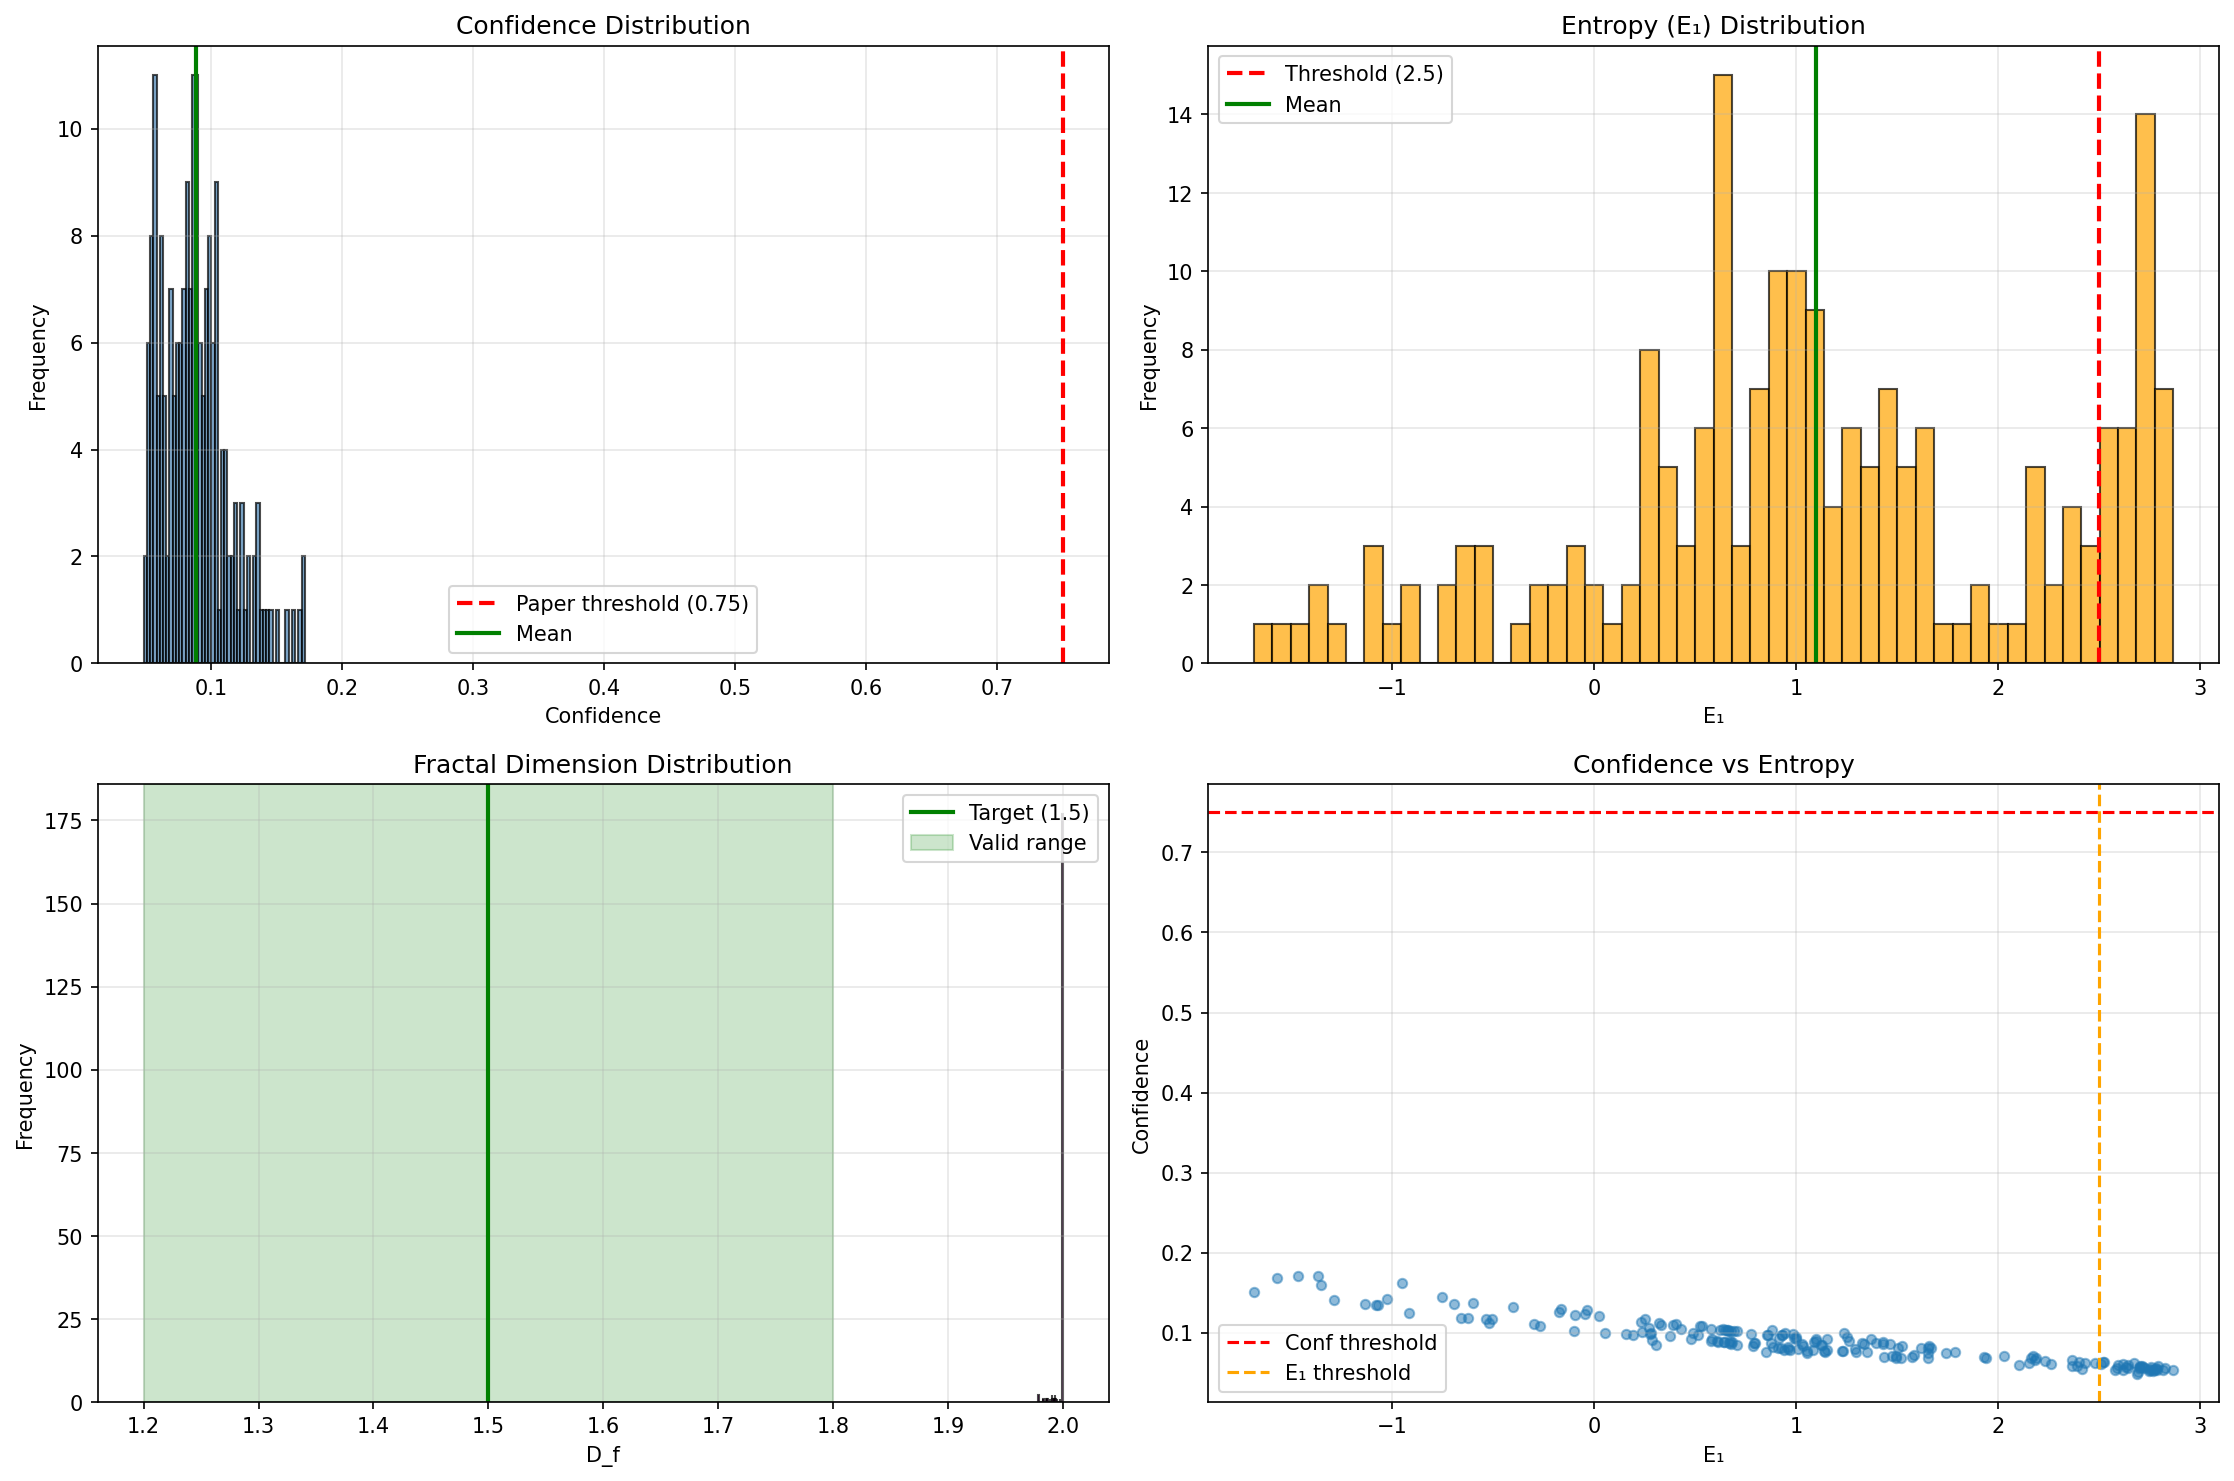

Write the Python code that produced this figure.
"""
AEGFM-Ω Diagnostic - What confidence levels does it actually produce?
"""

import numpy as np
import pandas as pd
from scipy.special import erf
import matplotlib.pyplot as plt
from aegfm_full_implementation import (
    AEGFMOmega, PathSignature, EntropicFlowEngine
)

def diagnostic_run():
    """Run diagnostic to see what signals the framework actually generates"""
    print("=" * 70)
    print("AEGFM-Ω DIAGNOSTIC - Signal Quality Analysis")
    print("=" * 70)

    aegfm = AEGFMOmega(initial_capital=100000, leverage=10)

    print("\nGenerating market data...")
    prices = aegfm.generate_market_data(n_points=10000, regime_changes=True)
    print(f"Generated {len(prices):,} price bars\n")

    print("Scanning all signals to understand confidence distribution...\n")

    # Collect all signals
    signals = []
    lookback = 150

    for idx in range(lookback, len(prices) - 100, 50):  # Sample every 50 bars
        window = prices[max(0, idx - 100):idx]

        if len(window) < 50:
            continue

        try:
            confidence, E1, D_f, sig = aegfm.compute_confidence(prices[:idx])

            signals.append({
                'idx': idx,
                'confidence': confidence,
                'E1': E1,
                'D_f': D_f,
                'entropy_ok': E1 < 2.5,
                'fractal_ok': abs(D_f - 1.5) < 0.3,
                'confidence_ok': confidence >= 0.75,
                'all_pass': (E1 < 2.5) and (abs(D_f - 1.5) < 0.3) and (confidence >= 0.75)
            })
        except:
            continue

    df = pd.DataFrame(signals)

    print(f"Collected {len(df)} signal samples")
    print("\n" + "=" * 70)
    print("SIGNAL STATISTICS")
    print("=" * 70)

    print(f"\n📊 CONFIDENCE DISTRIBUTION:")
    print(f"   Mean:        {df['confidence'].mean():.4f}")
    print(f"   Median:      {df['confidence'].median():.4f}")
    print(f"   Std:         {df['confidence'].std():.4f}")
    print(f"   Min:         {df['confidence'].min():.4f}")
    print(f"   Max:         {df['confidence'].max():.4f}")
    print(f"   25th pctl:   {df['confidence'].quantile(0.25):.4f}")
    print(f"   75th pctl:   {df['confidence'].quantile(0.75):.4f}")
    print(f"   95th pctl:   {df['confidence'].quantile(0.95):.4f}")
    print(f"   99th pctl:   {df['confidence'].quantile(0.99):.4f}")

    print(f"\n📊 ENTROPY (E₁):")
    print(f"   Mean:        {df['E1'].mean():.4f}")
    print(f"   Threshold:   2.5")
    print(f"   % Passing:   {df['entropy_ok'].mean():.2%}")

    print(f"\n📊 FRACTAL DIMENSION (D_f):")
    print(f"   Mean:        {df['D_f'].mean():.4f}")
    print(f"   Target:      1.5 ± 0.3")
    print(f"   % Passing:   {df['fractal_ok'].mean():.2%}")

    print(f"\n📊 FILTER PASS RATES:")
    print(f"   Confidence >= 0.75:  {df['confidence_ok'].mean():.2%}")
    print(f"   E₁ < 2.5:            {df['entropy_ok'].mean():.2%}")
    print(f"   |D_f - 1.5| < 0.3:   {df['fractal_ok'].mean():.2%}")
    print(f"   ALL THREE:           {df['all_pass'].mean():.2%}")

    # Find viable threshold
    print(f"\n🔍 VIABLE THRESHOLD ANALYSIS:")
    for threshold in [0.50, 0.55, 0.60, 0.65, 0.70, 0.75, 0.80]:
        viable = df[df['confidence'] >= threshold]
        if len(viable) > 0:
            pass_rate = len(viable) / len(df)
            print(f"   Confidence >= {threshold:.2f}:  {pass_rate:>6.2%} of signals "
                  f"({len(viable):>4d} signals)")

    # Now run with adjusted threshold
    print(f"\n{'=' * 70}")
    print("RUNNING BACKTEST WITH ADJUSTED THRESHOLD")
    print("=" * 70)

    # Find the 25th percentile confidence to get enough trades
    adjusted_threshold = max(0.50, df['confidence'].quantile(0.75))
    print(f"\nUsing adjusted confidence threshold: {adjusted_threshold:.3f}")
    print(f"(This should capture top 25% of signals)\n")

    # Modify AEGFM instance
    aegfm.confidence_threshold = adjusted_threshold

    # Run backtest
    trade_count = 0
    current_idx = lookback
    aegfm.trades = []
    aegfm.equity_curve = [aegfm.initial_capital]
    aegfm.capital = aegfm.initial_capital

    while trade_count < 1000 and current_idx < len(prices) - 200:
        try:
            confidence, E1, D_f, sig = aegfm.compute_confidence(prices[:current_idx])
        except:
            current_idx += 1
            continue

        # Check filters
        if E1 < 2.5 and abs(D_f - 1.5) < 0.3 and confidence >= adjusted_threshold:
            # Predict
            pred_price = aegfm.predict_next_price(prices[:current_idx])
            current_price = prices[current_idx]

            # Direction
            if pred_price > current_price * 1.001:
                direction = 1
            elif pred_price < current_price * 0.999:
                direction = -1
            else:
                current_idx += 1
                continue

            # Execute
            result = aegfm.execute_trade(prices, current_idx, direction, confidence)

            aegfm.trades.append({
                'trade_num': trade_count + 1,
                'entry_idx': current_idx,
                'direction': 'LONG' if direction > 0 else 'SHORT',
                'confidence': confidence,
                'E1': E1,
                'D_f': D_f,
                **result
            })

            aegfm.equity_curve.append(aegfm.capital)
            trade_count += 1

            if trade_count % 100 == 0:
                wr = np.mean([t['win'] for t in aegfm.trades])
                print(f"Trade {trade_count:4d} | Capital: ${aegfm.capital:>12,.0f} | "
                      f"WinRate: {wr:>5.1%}")

            current_idx = result['exit_idx'] + 5
        else:
            current_idx += 1

    if len(aegfm.trades) > 0:
        print(f"\n{'=' * 70}")
        results = aegfm.analyze_results()

        # Save
        results.to_csv('/home/user/tradelocker/aegfm_adjusted_results.csv', index=False)
        print(f"\n💾 Results saved")
    else:
        print(f"\n❌ Still no trades generated even with adjusted threshold!")
        print("This suggests fundamental issues with the framework's signal generation.")

    # Create diagnostic plots
    fig, axes = plt.subplots(2, 2, figsize=(15, 10))

    # Confidence histogram
    axes[0, 0].hist(df['confidence'], bins=50, alpha=0.7, color='steelblue', edgecolor='black')
    axes[0, 0].axvline(x=0.75, color='red', linestyle='--', linewidth=2, label='Paper threshold (0.75)')
    axes[0, 0].axvline(x=df['confidence'].mean(), color='green', linestyle='-', linewidth=2, label='Mean')
    axes[0, 0].set_title('Confidence Distribution')
    axes[0, 0].set_xlabel('Confidence')
    axes[0, 0].set_ylabel('Frequency')
    axes[0, 0].legend()
    axes[0, 0].grid(True, alpha=0.3)

    # E1 histogram
    axes[0, 1].hist(df['E1'], bins=50, alpha=0.7, color='orange', edgecolor='black')
    axes[0, 1].axvline(x=2.5, color='red', linestyle='--', linewidth=2, label='Threshold (2.5)')
    axes[0, 1].axvline(x=df['E1'].mean(), color='green', linestyle='-', linewidth=2, label='Mean')
    axes[0, 1].set_title('Entropy (E₁) Distribution')
    axes[0, 1].set_xlabel('E₁')
    axes[0, 1].set_ylabel('Frequency')
    axes[0, 1].legend()
    axes[0, 1].grid(True, alpha=0.3)

    # D_f histogram
    axes[1, 0].hist(df['D_f'], bins=50, alpha=0.7, color='purple', edgecolor='black')
    axes[1, 0].axvline(x=1.5, color='green', linestyle='-', linewidth=2, label='Target (1.5)')
    axes[1, 0].axvspan(1.2, 1.8, alpha=0.2, color='green', label='Valid range')
    axes[1, 0].set_title('Fractal Dimension Distribution')
    axes[1, 0].set_xlabel('D_f')
    axes[1, 0].set_ylabel('Frequency')
    axes[1, 0].legend()
    axes[1, 0].grid(True, alpha=0.3)

    # Scatter: Confidence vs E1
    axes[1, 1].scatter(df['E1'], df['confidence'], alpha=0.5, s=20)
    axes[1, 1].axhline(y=0.75, color='red', linestyle='--', label='Conf threshold')
    axes[1, 1].axvline(x=2.5, color='orange', linestyle='--', label='E₁ threshold')
    axes[1, 1].set_title('Confidence vs Entropy')
    axes[1, 1].set_xlabel('E₁')
    axes[1, 1].set_ylabel('Confidence')
    axes[1, 1].legend()
    axes[1, 1].grid(True, alpha=0.3)

    plt.tight_layout()
    plt.savefig('/home/user/tradelocker/aegfm_diagnostic.png', dpi=150, bbox_inches='tight')
    print(f"📊 Diagnostic plots saved\n")


if __name__ == "__main__":
    diagnostic_run()
